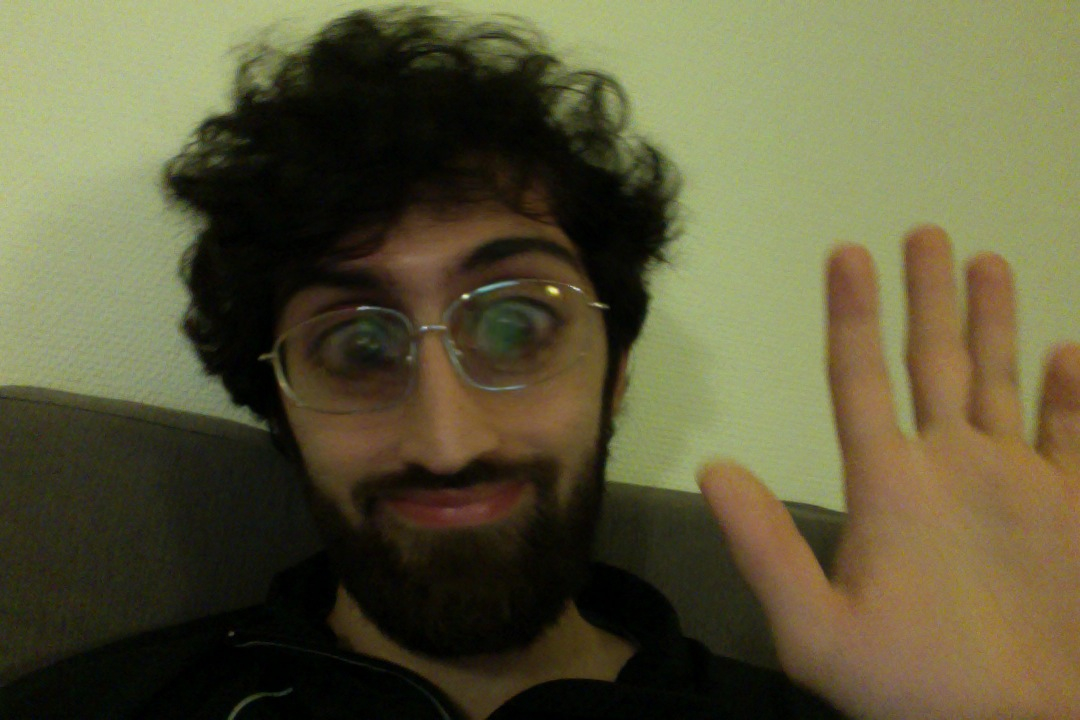
#> input picture exercises1/Hello.jpg, 1080 x 720 px
$ jupyter execute --allow-errors sigb_recipes.ipynb   (shell and % lines are left out)   (older library calls are emulated)
#> lines starting #> are read from the running program, lines starting #| are printed output that depends on the picture; after the words box and inside, x2 and y2 are one past the last pixel; in counts of white or black regions, pixels touching at a corner belong together; pictures that were not available may be replaced by others from this repository, and a replacement may not be noted
[cell 1]
#convenience methods

import numpy
import cv2
from pylab import *
import matplotlib.pyplot as plt
import matplotlib.patches as patches
import matplotlib.path as path

def show_image(img):
    plt.figure(figsize=(10, 10))
    plt.imshow(img)
    if len(img.shape)<3:
        plt.gray()
    plt.axis("off")
    plt.show()

def showFigures(**imgs):
    plt.figure()
    plt.axis("off")
    for (counter, (k,v)) in enumerate(imgs.items()):
        plt.subplot(1,len(imgs), counter)
        if len(v.shape)<3:
            plt.gray()
        plt.axis("off")
        plt.imshow(v)
        plt.title(k)
    show()

def displayFunc(vector):
    points=[]
    for i in range(len(vector)):
        points.append((i,vector[i]))
    bins=range(256)
    n=vector
    plt.grid(None, 'major', 'both')
    plot(bins, n, 'k-', linewidth = 5)
    axis([-2, 256, -2, 256])
    plt.show()

def displayHistogram(n, bins, title=""):
    fig = plt.figure()
    plt.title("Histogram - " + title)
    ax = fig.add_subplot(111)

    # get the corners of the rectangles for the histogram
    left = np.array(bins[:-1])
    right = np.array(bins[1:])
    bottom = np.zeros(len(left))
    top = bottom + n


    # we need a (numrects x numsides x 2) numpy array for the path helper
    # function to build a compound path
    XY = np.array([[left,left,right,right], [bottom,top,top,bottom]]).T

    # get the Path object
    barpath = path.Path.make_compound_path_from_polys(XY)

    # make a patch out of it
    patch = patches.PathPatch(barpath, facecolor='blue', edgecolor='gray', alpha=0.8)
    ax.add_patch(patch)

    # update the view limits
    ax.set_xlim(left[0], right[-1])
    ax.set_ylim(bottom.min(), top.max())

    plt.show()

[cell 2]
#read image using opencv, show it in a separate python window and close it when space is pressed
img = cv2.imread("exercises1/Hello.jpg")
#> img is the input picture: shape (720, 1080, 3); mean B, G, R 58.4, 88.7, 92.3

cv2.namedWindow("Picture")
cv2.imshow("Picture", img)
while True:
    ch = cv2.waitKey(10)
#> (key Esc is pressed here)
    if ch == 32:# Break by SPACE key
        break
cv2.destroyWindow("Picture")

[cell 3]
#display image inline using matplotlib

img = cv2.imread("exercises1/Hello.jpg")
img = cv2.cvtColor(img, cv2.COLOR_BGR2RGB) #convert from default BGR to RGB
show_image(img)

[cell 4]
#play video in separate window

cap = cv2.VideoCapture("exercises1/video1.mp4")
cv2.namedWindow("input")
f=True
while(f):
    f, img = cap.read()
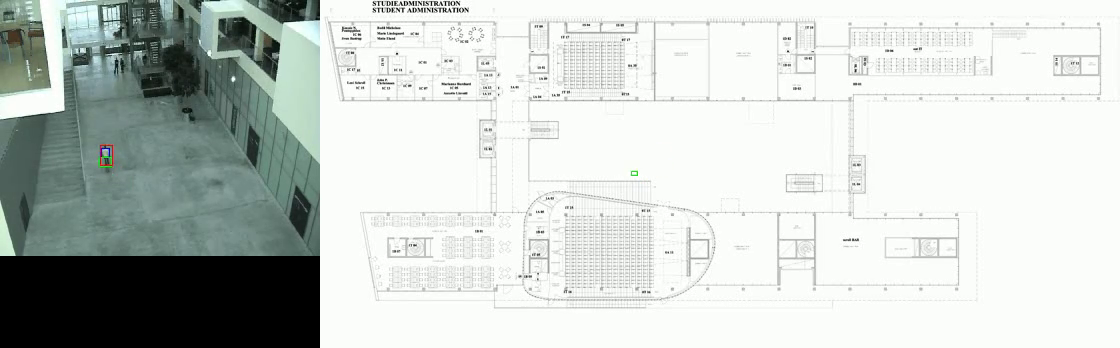
#> input picture frame 76 of ass2/displaytrace.mp4, 1120 x 348 px, given in place of video1.mp4, which was not available
#> img is the input picture: shape (348, 1120, 3); mean B, G, R 201.2, 205.1, 199.1
    if f==True:
        cv2.imshow("input", img)
        ch = cv2.waitKey(1)
#> (key Esc is pressed here)
        if ch == 32:# Break by SPACE key
            break
cv2.destroyWindow("input")

[cell 5]
#read pictures from webcam in separate window

cv2.namedWindow("camera",1)
capture = cv2.VideoCapture(0)
ret=True
while ret:
    imgs = []
    ret, img =capture.read()
    imgs.append(img)
    cv2.imshow("camera", img)
    ch = cv2.waitKey(10)
#> (key Esc is pressed here)
    if ch == 32:# Break by SPACE key
        break
capture.release()
cv2.destroyWindow("camera")

[cell 6]
#black out grayscale pixels below a certain threshold

def black_out_below_threshold(matrix, threshold):
#> called with threshold = 150
    out = copy(matrix)
    above_threshold_indices = out < threshold
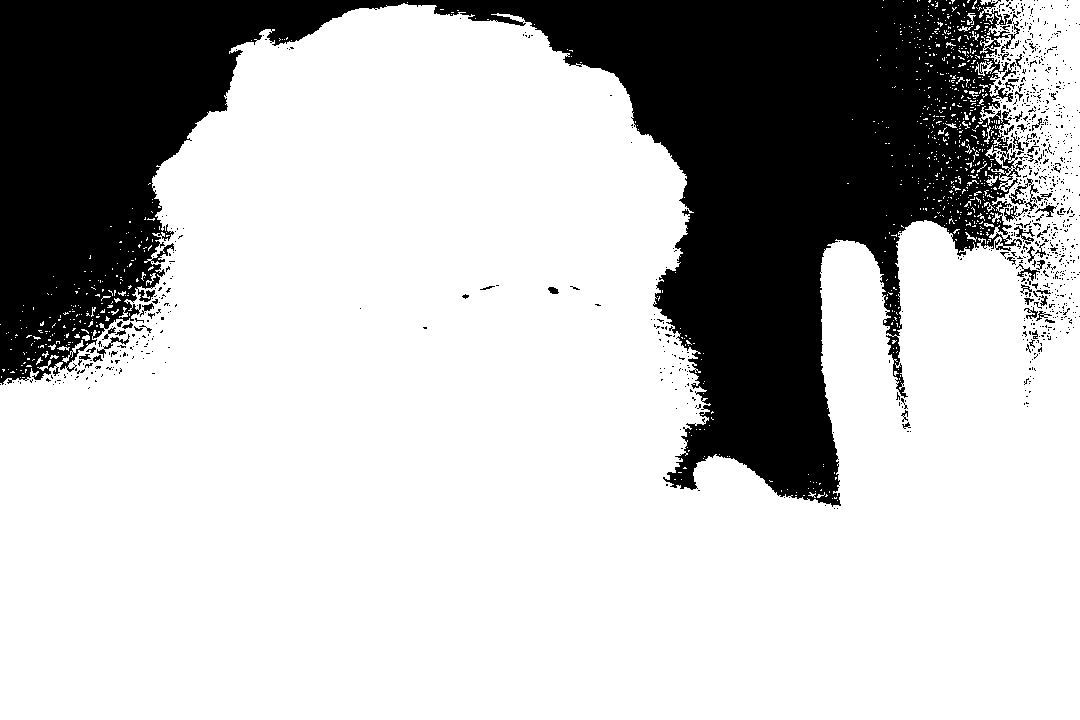
#> above_threshold_indices: shape (720, 1080) bool; 74.4% white; 914 black regions (860 under 20 px), largest, box (x1, y1, x2, y2) and area: (0, 0, 1027, 507) 193436, (1009, 178, 1039, 211) 254, (97, 334, 130, 358) 133
    out[above_threshold_indices] = 0
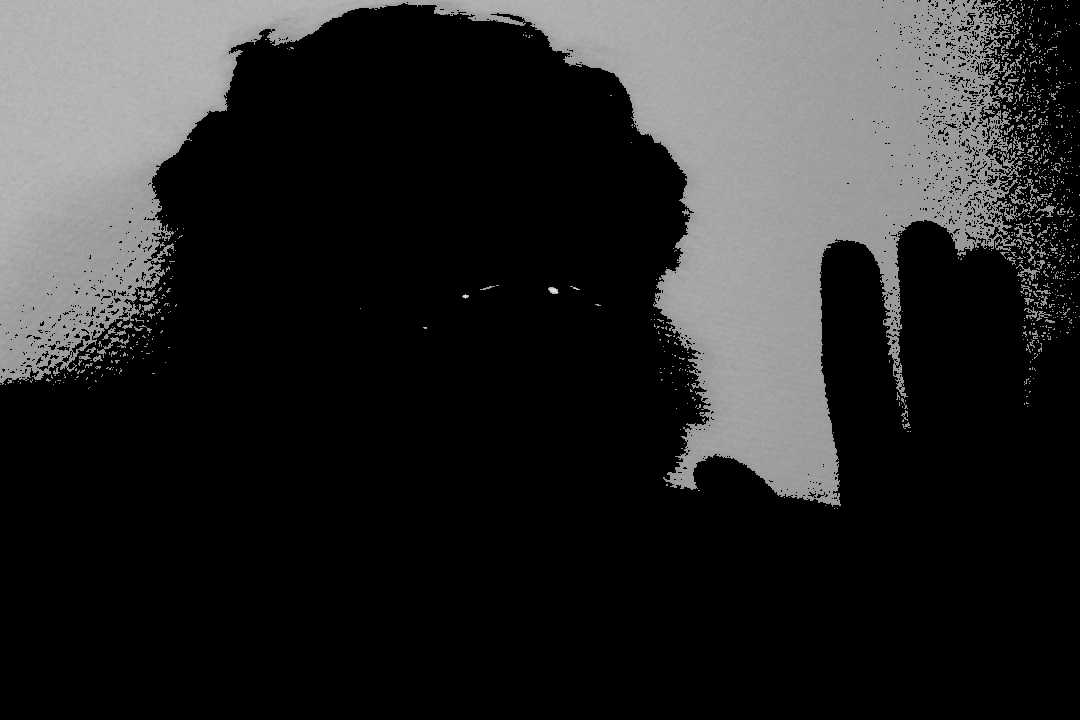
#> out: shape (720, 1080); min 0, max 224, mean 41.9
    return out

I = cv2.imread("exercises1/Hello.jpg")
I = cv2.cvtColor(I, cv2.COLOR_BGR2GRAY)
I = black_out_below_threshold(I, 150)
show_image(I)

[cell 7]
#slice an interlaced image

I=cv2.imread("exercises2/interlacedEye.jpg")

#> (the rest of this cell did not finish here and is left out)

[cell 8]
#defining and displaying filters

inverter = range(256)
#> (the rest of this cell did not finish here and is left out)

[cell 9]
#applying filters to grayscale images

def apply_filter(image, func):
    for index, value in ndenumerate(image):
        image[index] = func(value)

img = cv2.imread("exercises1/Hello.jpg")
img = cv2.cvtColor(img, cv2.COLOR_BGR2GRAY)

inverter = range(256)
#> (the rest of this cell did not finish here and is left out)

[cell 10]
#create and display histogram

#loading an image
I=cv2.imread("exercises3/GreenTest.jpg")
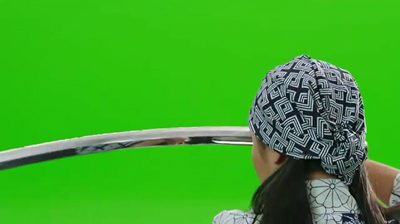
#> input picture exercises3/GreenTest.jpg, 400 x 224 px
#> I is the input picture: shape (224, 400, 3); mean B, G, R 36.8, 168.4, 59.9
b,g,r = cv2.split(I)
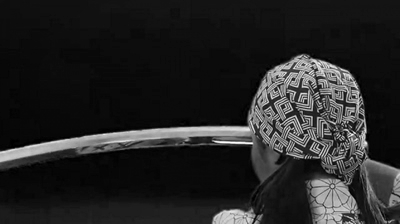
#> b: shape (224, 400); min 0, max 255, mean 36.8
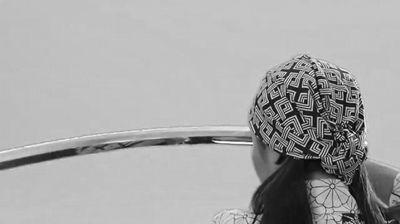
#> g: shape (224, 400); min 0, max 255, mean 168.4
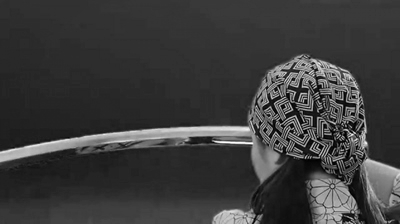
#> r: shape (224, 400); min 0, max 255, mean 59.9
#Creating the image histogram
n,bins = histogram(b, 256, normed=True)
#> n = 256 values, max 0.0769 at index 10, min 0 at index 227, mean 0.00392; bins = 257 values from 0 to 255
#displaing the histogram
displayHistogram(n,bins)
#> in displayHistogram, `left = np.array(bins[:-1])`: left = 256 values from 0 to 254
#> in displayHistogram, `right = np.array(bins[1:])`: right = 256 values from 0.996 to 255
#> in displayHistogram, `bottom = np.zeros(len(left))`: bottom = 256 values from 0 to 0
#> in displayHistogram, `top = bottom + n`: top has the same summary as n outside displayHistogram
#> in displayHistogram, `plt.show()`:
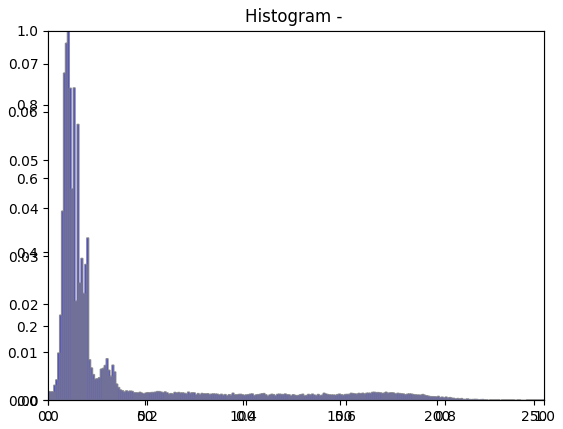
#> figure drawn by matplotlib, 1 panel

[cell 11]
#histogram equalization (increases contrast and enhances image)

img = cv2.imread("exercises3/Eye1.jpg")
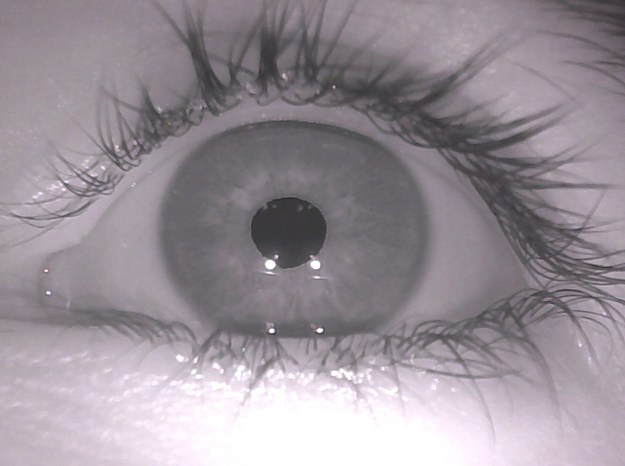
#> input picture exercises3/Eye1.jpg, 625 x 466 px
#> img is the input picture: shape (466, 625, 3); mean B, G, R 152.7, 145, 153.1
img = cv2.cvtColor(img, cv2.COLOR_RGB2GRAY)
#> img: shape (466, 625)
img_eq = cv2.equalizeHist(img)
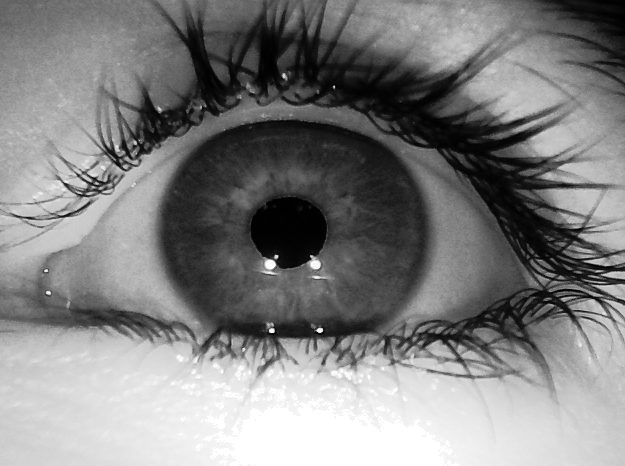
#> img_eq: shape (466, 625); min 0, max 255, mean 128.6
#> (the rest of this cell did not finish here and is left out)
